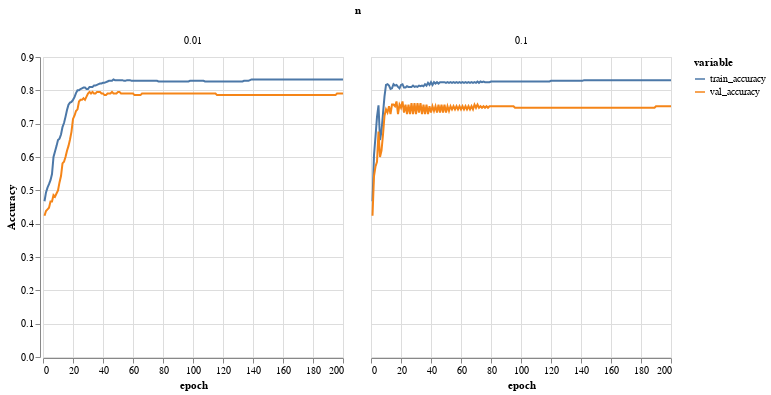

The cell this chart's notebook holds for it:
### Markdown cell above
**Upload your solution/answer to Canvas.**

### Code cell
source = results.reset_index().drop(['seed','test_size','val_size'],axis=1).melt(id_vars=['epoch','n'])

alt.Chart(source).mark_line().encode(
    x='epoch',
    y=alt.Y('value',title='Accuracy'),
    color='variable',
    column='n'
)

### Figure 1 — Vega-Lite specification as saved in the notebook (floating-point values rounded to 4 significant figures; data arrays with more than 128 entries replaced by an {"elided": "..."} marker saying what was removed)
{"config": {"view": {"continuousWidth": 300, "continuousHeight": 300}}, "data": {"name": "data-a579392de8c43aa476877a71948efe67"}, "mark": {"type": "line"}, "encoding": {"color": {"field": "variable", "type": "nominal"}, "column": {"field": "n", "type": "quantitative"}, "x": {"field": "epoch", "type": "quantitative"}, "y": {"field": "value", "title": "Accuracy", "type": "quantitative"}}, "$schema": "https://vega.github.io/schema/vega-lite/v5.8.0.json", "datasets": {"data-a579392de8c43aa476877a71948efe67": {"elided": "800 records"}}}
